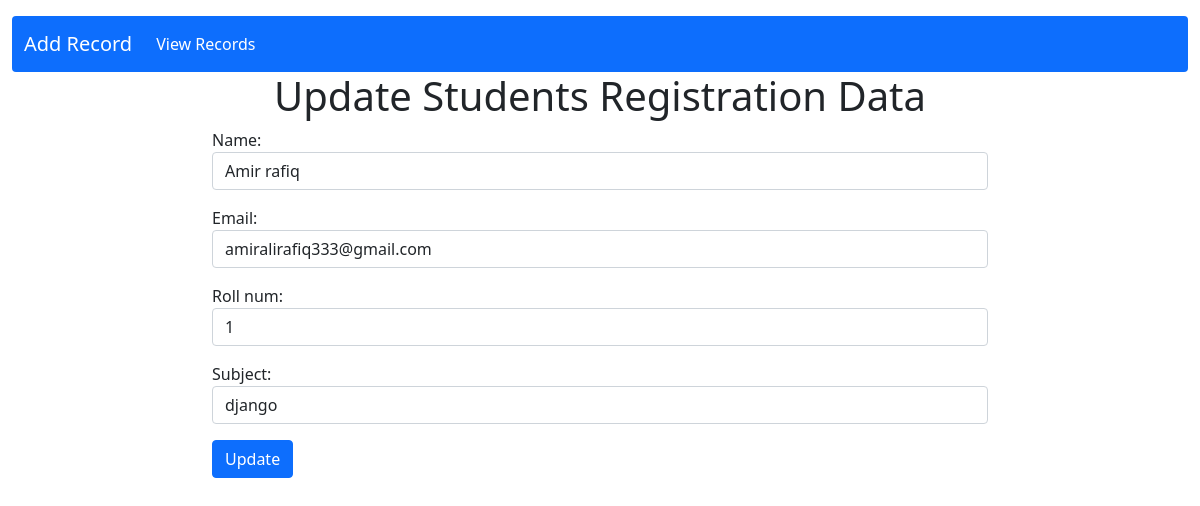
The app's page /edit/1/, older data.
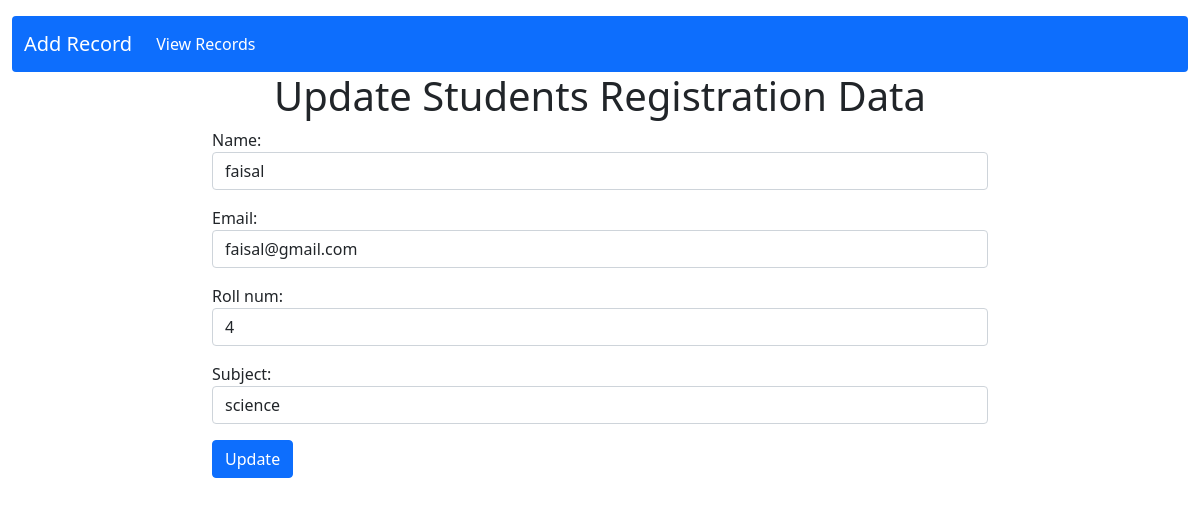
The same page, newer data.
### CRUD/models.py (models this page shows)
class Registration(models.Model):
    name=models.CharField(max_length=100)
    email=models.EmailField(max_length=100)
    roll_num=models.IntegerField(null=True)
    subject=models.CharField(max_length=100)

### CRUD/views.py (the view)
# urls.py: path('edit/<int:pk>/',views.edit_page,name="edit_page"),
def edit_page(req, pk):
    edit_data = Registration.objects.get(pk=pk)
    if req.method == "POST":
        form = Profile(req.POST, instance=edit_data)
        if form.is_valid():
            form.save()
            return redirect('display_data')
    else:
        form = Profile(instance=edit_data)
    return render(req, 'CRUD/edit_page.html', {'form': form})

### CRUD/forms.py
class Profile(forms.ModelForm):
    class Meta:
        model=Registration
        fields='__all__'
        widgets ={
            'name':forms.TextInput(attrs={
                'class':'form-control',
                'placeholder':"Enter your Name"
            }),
            'email': forms.EmailInput(attrs={
                'class': 'form-control',
                'placeholder': 'Enter email'
            }),
            'roll_num':forms.NumberInput(attrs={
                'class':'form-control',
                'placeholder':"Enter roll num"
            }),
             'subject':forms.TextInput(attrs={
                'class':'form-control',
                'placeholder':"your subject here"
            })
        }

### CRUD/templates/CRUD/edit_page.html (shortened to what this page needs)
{% extends 'CRUD/base.html' %}
{% block main_content %}
<div class="container col-lg-8 col-12">
    <div class="text-center">
        <h1> Update Students Registration Data </h1>
    </div>
<form action="" method="post">
{{form.as_p}}
<button type="submit" class="btn btn-primary">Update</button>
</form>
</div>
{%endblock%}

Row changes from the older to the newer data that the page shows:
changed Registration: name "Amir rafiq" → "faisal"; email "amiralirafiq333@gmail.com" → "faisal@gmail.com"; roll_num "1" → "4"; subject "django" → "science"
